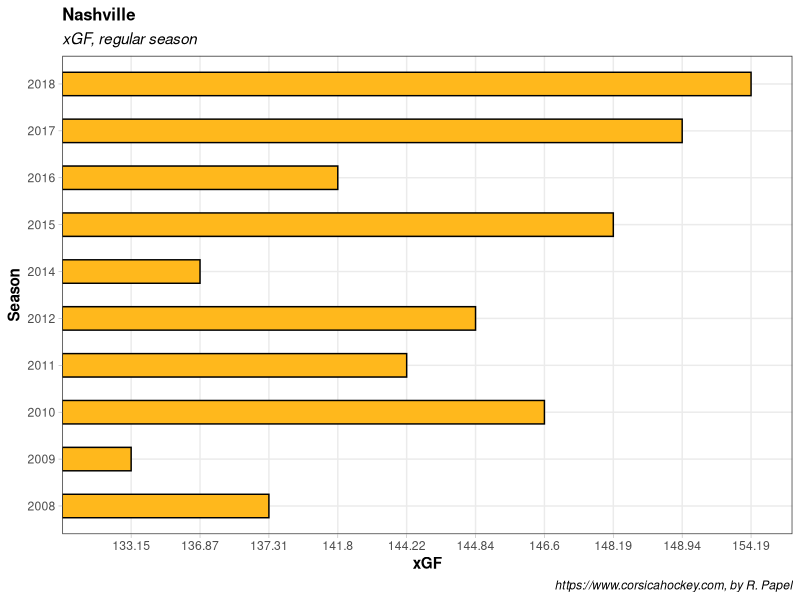
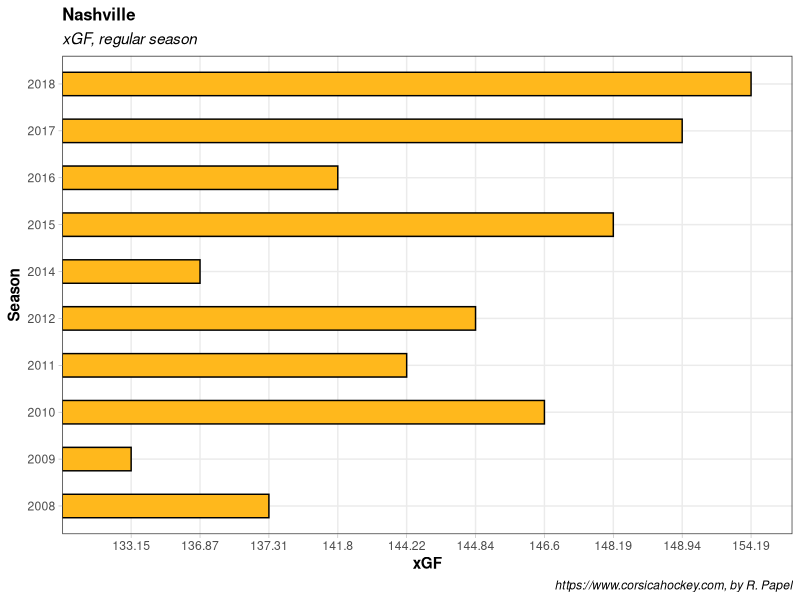

These charts were generated, in order, by the following R code:
#' ---------
#' Title: Team Statistics
#' Subtitle: Function to call a player & team, over the years
#' Author: Robert Papel
#' ---------

#'###### --------------------------------------------------- ###### 
#'###### ---------**Function for Team Statistics Plot**----- ######
#'###### --------------------------------------------------- ######


team_statistics <- function(team, statistic) {
  
  # Libraries
  library(tidyverse)
  library(readr)
  library(lubridate)
  
  # Set working directory
 setwd("/Users/robertpapel/Documents/Personal_R_Stuff/sports-analysis/NHL/data")
  
  # Player statistics 
  all_team_stats <- read.csv("team-data-2008-2018.txt")
  
  # Adjusting columns names
  all_team_stats <- 
    all_team_stats %>% 
    rename(Corsi_plus_minus = C...,
           CF_Perc = CF.,
           F_plus_minus = F...,
           FF_Perc = FF.,
           S_plus_minus = S...,
           SF_Perc = SF.,
           G_plus_minus = G...,
           GF_Perc = GF.,
           xG_plus_minus = xG...,
           xGF_Perc = xGF.,
           P_plus_minus = P...,
           Sh_Perc = Sh.,
           Sv_Perc = Sv.,
           FSh_Perc = FSh.,
           FSv_Perc = FSv.,
           xFSh_Perc = xFSh.,
           xFSv_Perc = xFSv.,
           dFSh_Perc = dFSh.,
           dFSv_Perc = dFSv.)
  
  # Changing Season-year format
  all_team_stats <- 
    all_team_stats %>% 
    mutate(Season = recode(Season, 
                           "07-08" = "2008",
                           "08-09" = "2009",
                           "09-10" = "2010",
                           "10-11" = "2011",
                           "11-12" = "2012",
                           "12-13" = "2013",
                           "13-14" = "2014",
                           "14-15" = "2015",
                           "15-16" = "2016",
                           "16-17" = "2017",
                           "17-18" = "2018"))
  
  # Getting rid of all periods in Team & Player
  all_team_stats$Team <- gsub("\\.", "", all_team_stats$Team)

  # Getting rid of repeated header lines in table
  all_team_stats <- all_team_stats[all_team_stats$Team != "Team", ]

  # Assign NHL team color hex codes
  nhl_hex_codes <- 
    c("ANA" = "#FC4C02", "ARI" = "#8C2633", "ATL" = "#53565A",
      "BOS" = "#FFB81C", "BUF" = "#041E42", "CGY" = "#C8102E",
      "CAR" = "#CC0000", "CHI" = "#C8102E", "COL" = "#6F263D",
      "CBJ" = "#041E42", "DAL" = "#006341", "DET" = "#C8102E",
      "EDM" = "#041E42", "FLA" = "#B9975B", "LA" = "#000000",
      "MIN" = "#154734", "MON" = "#A6192E", "NJ" = "#C8102E",
      "NSH" = "#FFB81C", "NYI" = "#00468B", "NYR" = "#0038A8",
      "OTT" = "#C8102E", "PHL" = "#FA4616", "PIT" = "#CFC493",
      "STL" = "#003087", "SJ" = "#006272", "TB" = "#00205B",
      "TOR" = "#00205B", "VAN" = "#00843D", "VGK" = "#B9975B",
      "WSH" = "#041E42", "WPG" = "#53565A", "TBL" = "#00205B",
      "SJS" = "#006272", "MTL" = "#A6192E")
  
  # Statistic scale function with a switch, *need to build*
  
  # Converting Season column to an actual year date
  all_team_stats$Season <- as.Date(as.character(all_team_stats$Season), 
                                     format = "%Y")
  all_team_stats$Season <- year(all_team_stats$Season)

  # Renaming from team abbreviations to full names
  team_names <- c("NSH" = "Nashville")
  
  # ggplot of player and chosen statistic
  w <- all_team_stats %>% 
    filter(Season != "2013") %>%
    mutate(DiscreteSeason = as.factor(Season)) %>% 
    group_by(Team) %>% 
    filter(Team == team) %>% 
    ggplot() +
    geom_col(aes_string("DiscreteSeason", statistic, fill = "Team"),
             color = "#000000", width = .5, show.legend = F) +
    scale_fill_manual(values = nhl_hex_codes) +
    scale_x_discrete(breaks = waiver()) + # Uses the function to set YEAR breaks
    # scale_y_continuous(breaks = ticks(statistic)) +
    theme_bw() +
    coord_flip() +
    labs(
      title = team_names,
      subtitle = paste0(statistic, ", regular season"),
      x = "Season",
      y = statistic,
      caption = "https://www.corsicahockey.com, by R. Papel") +
    theme(
      plot.title = element_text(face = "bold", size = 12),
      plot.caption = element_text(face = "italic"),
      plot.subtitle = element_text(face = "italic"),
      axis.ticks = element_line(colour = "grey70", size = 0.2),
      legend.text = element_text(face = "bold"),
      legend.title = element_text(face = "bold"),
      legend.background = element_rect(color = "grey70"), 
      axis.title.y = element_text(size = 11, face = "bold", color = "black"),
      axis.title.x = element_text(size = 11, face = "bold", color = "black")
    )
  
  # ggsave of pitcher's stat plot
  ggsave(w, file = paste0
         ("/Users/robertpapel/Documents/Personal_R_Stuff/sports-analysis/NHL/plots-teams/", team, statistic, ".png"), 
         device = "png",
         width = 10,
         height = 7)
  
  return(w)
}

# Employing the function
team_statistics("NSH", "xGF")